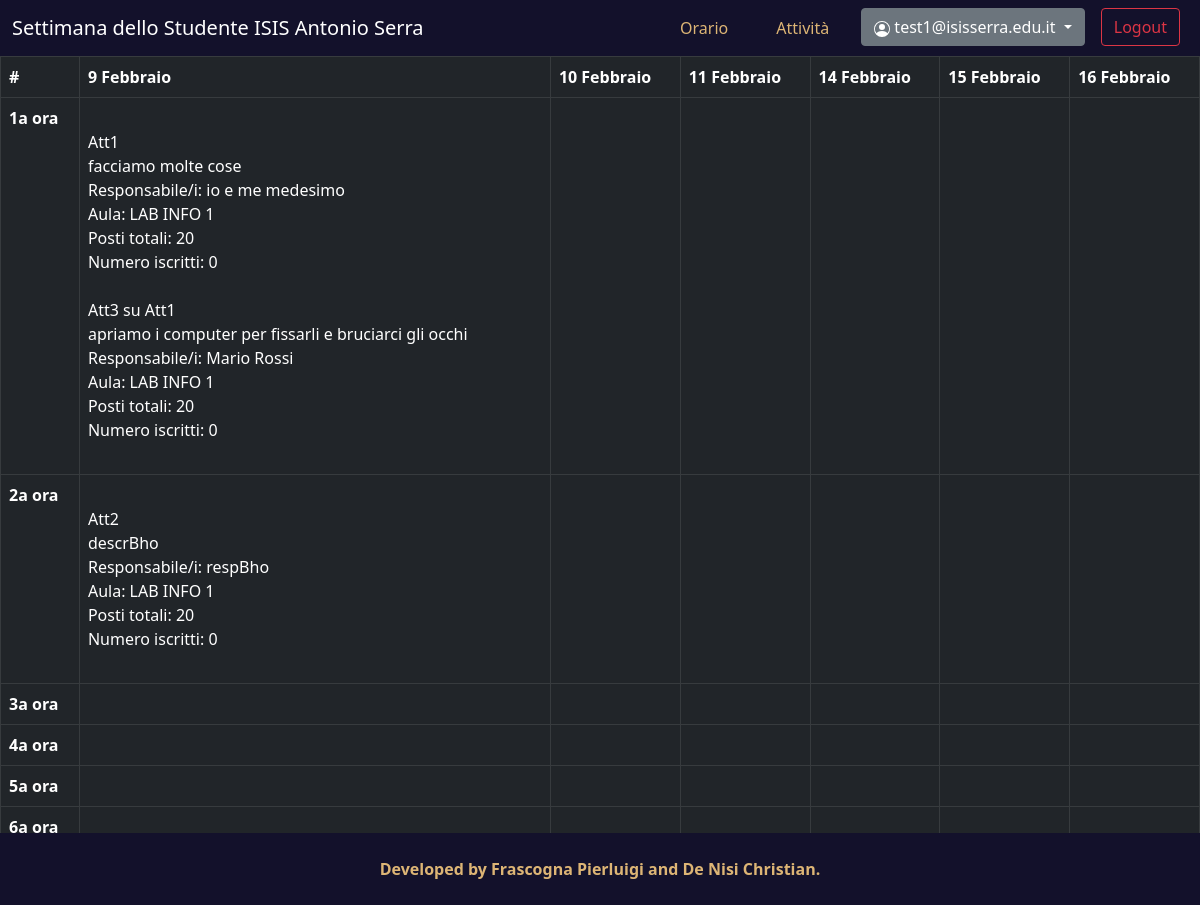
/attivita (signed in), run on an earlier commit of the app's database.
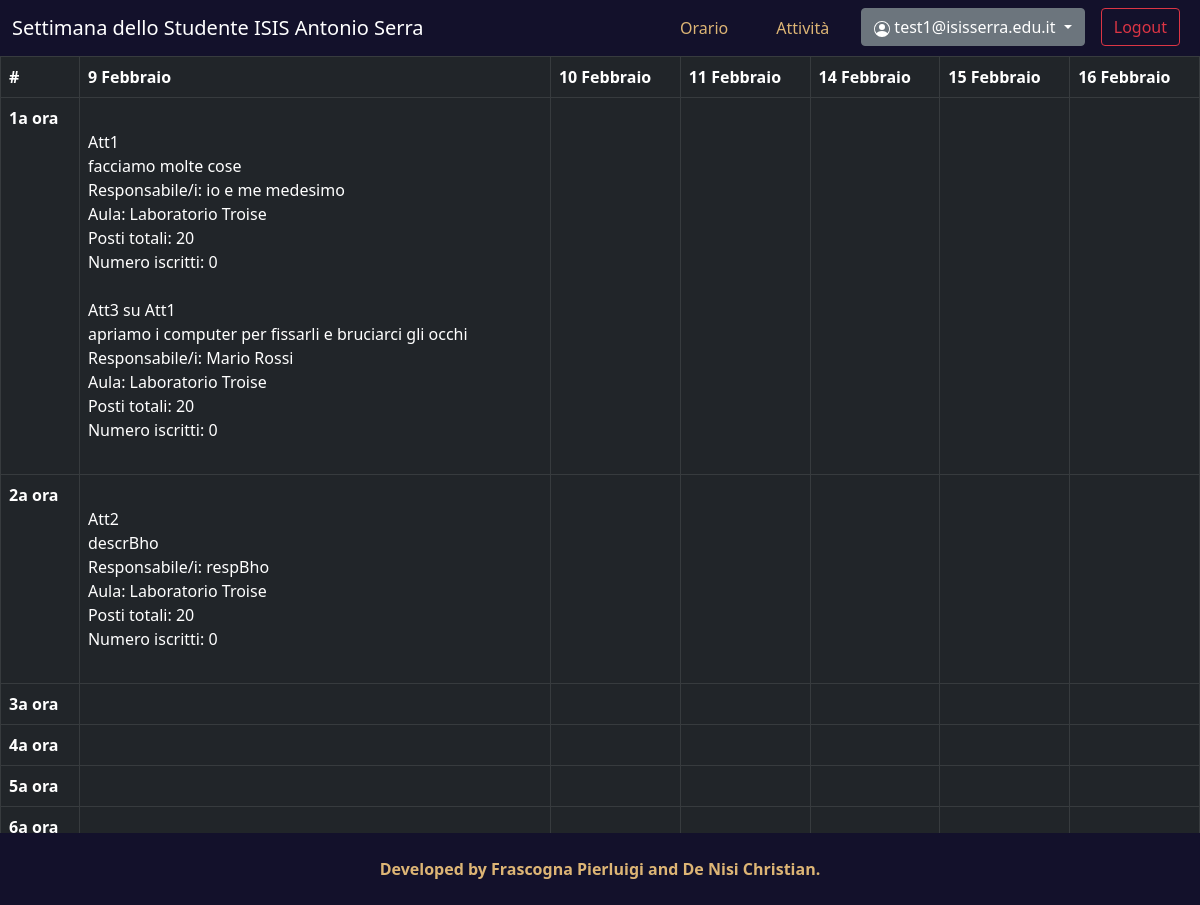
And on a later commit of the database.
### models.py (models this page shows, shortened)
class User(UserMixin, db.Model, Base):
    __tablename__ = "utenti"
    id = db.Column(db.Integer, primary_key=True)
    email = db.Column(db.String(80), nullable=False, unique=True)
    password = db.Column(db.String(80), nullable=False) # Password sha256(64)
    id_classe = db.Column(db.Integer, db.ForeignKey('classi.id'), nullable=False)
    classe = relationship("Classe", back_populates="utenti")
    utenti_attivita = relationship("ConjUA", back_populates="utente")

class Attivita(db.Model, Base):
    __tablename__ = "attivita"
    id = db.Column(db.Integer, primary_key=True)
    id_aula = db.Column(db.Integer, db.ForeignKey('aule.id'), nullable=False)
    nome = db.Column(db.String(80), nullable=False, unique=True)
    descrizione = db.Column(db.String(100), nullable=False)
    responsabile = db.Column(db.String(50), nullable=False)
    num_iscritti = db.Column(db.Integer, nullable=False, default=0)
    aula = relationship("Aula", back_populates="attivita")
    attivita_orari = relationship("ConjAO", back_populates="attivita")

class Aula(db.Model, Base):
    __tablename__ = "aule"
    id = db.Column(db.Integer, primary_key=True)
    denominazione = db.Column(db.String(40), nullable=False, unique=True)
    num_posti = db.Column(db.Integer, nullable=False)
    centrale_succursale = db.Column(db.Integer, nullable=False)
    attivita = relationship("Attivita", back_populates="aula")

### views/dashboard.py (the view)
@dashboard.route("/attivita", methods=('GET', 'POST'))
@login_required
def activities():
    orario=[[[], [], [], [], [], [], []],
            [[], [], [], [], [], [], []],
            [[], [], [], [], [], [], []],
            [[], [], [], [], [], [], []],
            [[], [], [], [], [], [], []],
            [[], [], [], [], [], [], []]] # Chri mi spiace per l'ineleganza ma purtroppo dovevo necessariamente fare questa matrice perché sennò jinja impazziva
    giorni = {9:0, 10:1, 11:2, 14:3, 15:4, 16:5} # Dizionario che restituisce l'indice dei giorni della matrice in base al giorno del mese
    attivita_query = """SELECT orari.giorno, orari.ora, attivita.id AS id_attivita, attivita.nome, attivita.descrizione, attivita.responsabile, attivita.num_iscritti, aule.denominazione AS nome_lab, aule.num_posti AS num_posti_aula
        FROM orari, attivita_orari, attivita, aule, classi, utenti
        WHERE orari.id=attivita_orari.id_orario
            AND attivita_orari.id_attivita=attivita.id
            AND attivita.id_aula=aule.id
            AND aule.centrale_succursale=classi.centrale_succursale
            AND classi.id=utenti.id_classe
        	AND attivita.num_iscritti<num_posti_aula
            AND utenti.id=""" + "'" + str(current_user.id) + "'"
    attivita_result = execute_query(attivita_query).all() # Restituisce una tupla ([0]giornoDelMese,
    for attivita in attivita_result:
        giorno = giorni[attivita[0]]
        ora = (attivita[1])-1
        orario[giorno][ora].append({
            "id_attivita" : attivita[2],
            "nome_attivita" : attivita[3],
            "descrizione" : attivita[4],
            "responsabile" : attivita[5],
            "num_iscritti" : attivita[6],
            "nome_lab" : attivita[7],
            "num_posti" : attivita[8]
        }) # Aggiunge l'attività al vettore
    return render_template("attivita.html", user=current_user.email, orario=orario)

### __init__.py (called while the page is built)
@login_manager.user_loader
def load_user(user_id):
    return User.query.get(int(user_id))

### models.py (called while the page is built)
def execute_query(sqlraw):
    db_conn = engine.create_engine("sqlite:///db.sqlite3")
    db_conn.connect()
    query_result = db_conn.execute(sqlraw)
    db_conn.connect().close
    return query_result

### templates/attivita.html (shortened to what this page needs)
{% extends 'default.html' %}
{% block content %}
    <link rel="stylesheet" href="/static/CSS/attivita.css">
    <div class="table-responsive">
        <table class="table table-bordered table-dark">
            <thead>
                <tr>
                    <th scope="col">#</th>
                    <th scope="col">9 Febbraio</th>
                    <th scope="col">10 Febbraio</th>
                    <th scope="col">11 Febbraio</th>
                    <th scope="col">14 Febbraio</th>
                    <th scope="col">15 Febbraio</th>
                    <th scope="col">16 Febbraio</th>
                </tr>
            </thead>
            <tbody>
                {% for row in range(7) %}
                    <tr>
                        <th scope="row">{{row+1}}a ora</th>
                        {% for col in range(6) %}
                            {% if orario[col][row] != 0 %}
                                <td scope="col"><br>
                                    {% for attivita in orario[col][row] %}
                                        <div>
                                            {{ attivita["nome_attivita"] }} <br>
                                            {{ attivita["descrizione"] }} <br>
                                            Responsabile/i: {{ attivita["responsabile"] }} <br>
                                            Aula: {{ attivita["nome_lab"] }} <br>
                                            Posti totali: {{ attivita["num_posti"] }} <br>
                                            Numero iscritti: {{ attivita["num_iscritti"] }}
                                        </div><br>
                                    {% endfor %}
                                </td>
                            {% else %}
                                <td scope="col">attività non pervenuta</td>
                            {% endif %}
                        {% endfor %}
                    </tr>
                {% endfor %}
            </tbody>
        </table>
    </div>
{% endblock %}

### templates/default.html (shortened to what this page needs)
<!DOCTYPE html>
<html lang="it">
<head>
    <link rel="stylesheet" href="/static/CSS/bootstrap.min.css">
    <link rel="stylesheet" href="/static/CSS/default.css">
</head>
<body>
    <nav class="navbar navbar-expand-lg navbar-dark navbar-custom">
        <div class="container-fluid">
            <a class="navbar-brand" href="{{ url_for('main.index') }}">
                Settimana dello Studente ISIS Antonio Serra
            </a>
            <div class="collapse navbar-collapse justify-content-end" id="navbarSupportedContent">
                <ul class="navbar-nav">
                    {% if user %}
                        <li class="nav-item">
                            <a style="color: #ddb575;" class="nav-link px-4" aria-current="page" href="{{ url_for('dashboard.timetable') }}">Orario</a>
                        </li>
                        <li class="nav-item">
                            <a style="color: #ddb575;" class="nav-link px-4" aria-current="page" href="{{ url_for('dashboard.activities') }}">Attività</a>
                        </li>
                        <li class="nav-item">
                            <div class="dropdown mx-2">
                                <a class="btn btn-secondary dropdown-toggle" href="#" role="button" id="dropdownMenuLink" data-bs-toggle="dropdown" aria-expanded="false">
                                    {{ user }}
                                </a>
                            </div>
                        </li>
                        <li class="nav-item mbtn">
                            <div class="mbtn mx-2">
                                <a class="btn btn-outline-danger" href="{{ url_for('auth.logout') }}" role="button">Logout</a>
                            </div>
                        </li>
                    {% endif %}
                </ul>
            </div>
        </div>
    </nav>
    {% block content %}{% endblock %}
    <footer>
        <div class="footer-bottom">
            <p class="footer-bottom-text">
                <strong>Developed by
                <a class="footer-bottom-text text-decoration-none" href="https://www.instagram.com/pierluigifrascogna/">
                    Frascogna Pierluigi
                </a>
                and
                <a class="footer-bottom-text text-decoration-none" href="https://www.instagram.com/_christiandenisi_/">
                    De Nisi Christian.
                </a></strong>
            </p>
        </div>
    </footer>
</body>
</html>

### static/CSS/default.css (style rules this page uses)
body { margin: 0; background-color: rgb(250, 250, 250); }
.navbar-custom { background-color: #13112b; }
footer { position: fixed; bottom: 0; left: 0; width: 100vw; height: 9vh; }
.footer-bottom { height: 100%; width: 100%; background-color: #13112b; display: flex; align-items: center; justify-content: center; }
.footer-bottom-text { padding: 0; margin: 0; color: #ddb575; }

What changed in the data, as far as the page shows it:
changed through a linked row, Attivita "Att1": nome_lab "LAB INFO 1" → "Laboratorio Troise"
changed through a linked row, Attivita "Att3 su Att1": nome_lab "LAB INFO 1" → "Laboratorio Troise"
changed through a linked row, Attivita "Att2": nome_lab "LAB INFO 1" → "Laboratorio Troise"
